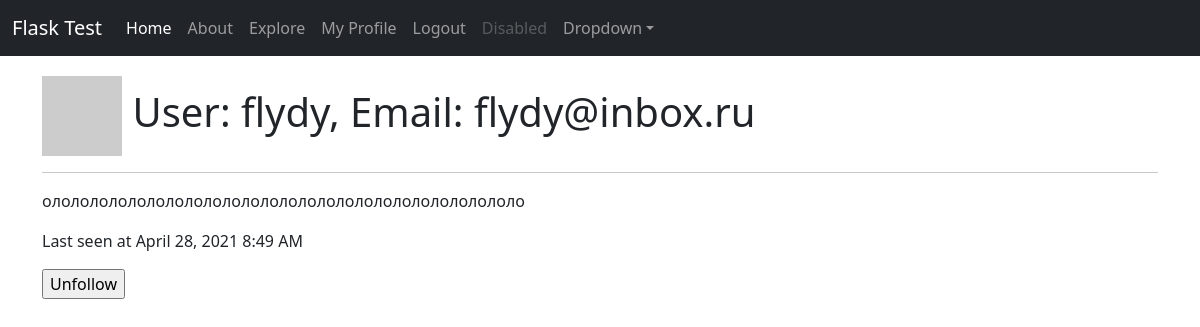
Page /user/flydy (signed in) on the committed database.
### app/models.py (models this page shows, shortened)
class User(UserMixin, db.Model):
    id = db.Column(db.Integer, primary_key=True)
    username = db.Column(db.String(50), index=True, unique=True)
    email = db.Column(db.String(100), index=True, unique=True)
    password = db.Column(db.String(128))
    about_me = db.Column(db.String(250))
    posts = db.relationship('Post', backref='author', lazy='dynamic')
    last_seen = db.Column(db.DateTime, default=datetime.utcnow())
    followed = db.relationship(
        'User', secondary=followers,
        primaryjoin=(followers.c.follower_id == id),
        secondaryjoin=(followers.c.followed_id == id),
        backref=db.backref('followers', lazy='dynamic'), lazy='dynamic'
    )
    def avatar(self, size):
        digest = md5(self.email.lower().encode('utf-8')).hexdigest()
        return 'https://www.gravatar.com/avatar/{}?d=identicon&s={}'.format(digest, size)
    def is_following(self, user):
        return self.followed.filter(followers.c.followed_id == user.id).count() > 0

### app/routes.py (the view)
@app.route('/user/<username>')
@login_required
def user(username):
    u = User.query.filter_by(username=username).first_or_404()
    form = EmptyForm()
    return render_template('user.html', user=u, form=form)

### app/forms.py
class EmptyForm(FlaskForm):
    submit = SubmitField('Submit')

### app/models.py (called while the page is built)
@login.user_loader
def load_user(id):
    return User.query.get(int(id))

### app/routes.py (called while the page is built)
@app.before_request
def before_request():
    if current_user.is_authenticated:
        current_user.last_seen = datetime.utcnow()
        db.session.commit()

### app/templates/user.html (shortened to what this page needs)
{% extends '__base.html' %}
{% block body %}
<h1><img src="{{ user.avatar(128) }}"> User: {{ user.username }}, Email: {{ user.email }}</h1>
<hr>
{% if user.about_me %}<p>{{ user.about_me }}</p>{% endif %}
{% if user.last_seen %}<p>Last seen at {{ moment(user.last_seen).format('LLL') }}</p>{% endif %}
{% if user == current_user %}<p><a href="{{ url_for('edit_profile') }}" class="btn btn-outline-dark">Edit profile</a></p>
{% elif not current_user.is_following(user) %}
<p><form action="{{ url_for('follow', username=user.username) }}" method="POST">
    {{ form.hidden_tag() }}
    {{ form.submit(value='Follow') }}
</form></p>
{% else %}
<p><form action="{{ url_for('unfollow', username=user.username) }}" method="POST">
    {{ form.submit(value='Unfollow') }}
</form></p>
{% endif %}
{% endblock %}

### app/static/css/mysite.css (style rules this page uses)
body { padding-bottom: 20px; }

### rows in the picture
User: username "flydy", email "flydy@inbox.ru", about_me "олололололололололололололололололололололололололо", last_seen "April 28, 2021 8:49 AM"
